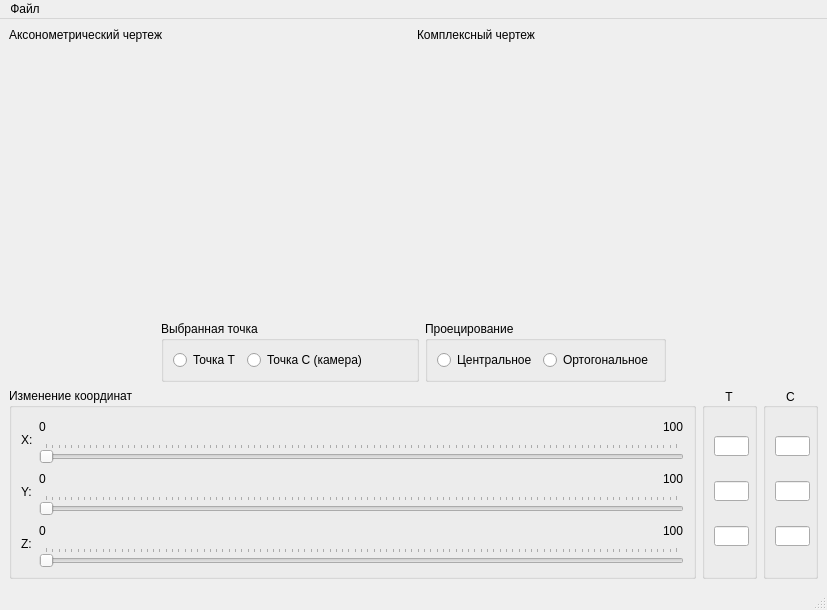
<?xml version="1.0" encoding="UTF-8"?>
<ui version="4.0">
 <class>MainWindow</class>
 <widget class="QMainWindow" name="MainWindow">
  <property name="geometry">
   <rect>
    <x>0</x>
    <y>0</y>
    <width>827</width>
    <height>610</height>
   </rect>
  </property>
  <property name="windowTitle">
   <string>Афинные преобразования и аксонометрическое изображение точки</string>
  </property>
  <property name="unifiedTitleAndToolBarOnMac">
   <bool>false</bool>
  </property>
  <widget class="QWidget" name="centralwidget">
   <layout class="QGridLayout" name="gridLayout">
    <item row="0" column="0">
     <layout class="QHBoxLayout" name="horizontalLayout">
      <item>
       <layout class="QVBoxLayout" name="verticalLayout">
        <item>
         <widget class="QLabel" name="label">
          <property name="maximumSize">
           <size>
            <width>16777215</width>
            <height>25</height>
           </size>
          </property>
          <property name="text">
           <string>Аксонометрический чертеж</string>
          </property>
         </widget>
        </item>
        <item>
         <widget class="QWidget" name="awidget" native="true">
          <property name="sizePolicy">
           <sizepolicy hsizetype="Expanding" vsizetype="Expanding">
            <horstretch>0</horstretch>
            <verstretch>0</verstretch>
           </sizepolicy>
          </property>
          <property name="minimumSize">
           <size>
            <width>0</width>
            <height>250</height>
           </size>
          </property>
         </widget>
        </item>
       </layout>
      </item>
      <item>
       <layout class="QVBoxLayout" name="verticalLayout_2">
        <item>
         <widget class="QLabel" name="label_2">
          <property name="maximumSize">
           <size>
            <width>16777215</width>
            <height>25</height>
           </size>
          </property>
          <property name="text">
           <string>Комплексный чертеж</string>
          </property>
         </widget>
        </item>
        <item>
         <widget class="QWidget" name="cwidget" native="true">
          <property name="sizePolicy">
           <sizepolicy hsizetype="Expanding" vsizetype="Expanding">
            <horstretch>0</horstretch>
            <verstretch>0</verstretch>
           </sizepolicy>
          </property>
          <property name="minimumSize">
           <size>
            <width>0</width>
            <height>250</height>
           </size>
          </property>
         </widget>
        </item>
       </layout>
      </item>
     </layout>
    </item>
    <item row="1" column="0">
     <layout class="QHBoxLayout" name="horizontalLayout_4">
      <item>
       <spacer name="horizontalSpacer_3">
        <property name="orientation">
         <enum>Qt::Horizontal</enum>
        </property>
        <property name="sizeHint" stdset="0">
         <size>
          <width>40</width>
          <height>20</height>
         </size>
        </property>
       </spacer>
      </item>
      <item>
       <widget class="QGroupBox" name="groupBox_2">
        <property name="title">
         <string>Выбранная точка</string>
        </property>
        <layout class="QHBoxLayout" name="horizontalLayout_2">
         <item>
          <widget class="QRadioButton" name="radioT">
           <property name="text">
            <string>Точка T</string>
           </property>
          </widget>
         </item>
         <item>
          <widget class="QRadioButton" name="radioC">
           <property name="text">
            <string>Точка C (камера)</string>
           </property>
          </widget>
         </item>
         <item>
          <spacer name="horizontalSpacer">
           <property name="orientation">
            <enum>Qt::Horizontal</enum>
           </property>
           <property name="sizeHint" stdset="0">
            <size>
             <width>40</width>
             <height>20</height>
            </size>
           </property>
          </spacer>
         </item>
        </layout>
       </widget>
      </item>
      <item>
       <widget class="QGroupBox" name="groupBox_3">
        <property name="title">
         <string>Проецирование</string>
        </property>
        <layout class="QHBoxLayout" name="horizontalLayout_3">
         <item>
          <widget class="QRadioButton" name="radioCentral">
           <property name="text">
            <string>Центральное</string>
           </property>
          </widget>
         </item>
         <item>
          <widget class="QRadioButton" name="radioOrhogonal">
           <property name="text">
            <string>Ортогональное</string>
           </property>
          </widget>
         </item>
        </layout>
       </widget>
      </item>
      <item>
       <spacer name="horizontalSpacer_2">
        <property name="orientation">
         <enum>Qt::Horizontal</enum>
        </property>
        <property name="sizeHint" stdset="0">
         <size>
          <width>40</width>
          <height>20</height>
         </size>
        </property>
       </spacer>
      </item>
     </layout>
    </item>
    <item row="2" column="0">
     <layout class="QHBoxLayout" name="horizontalLayout_6">
      <item>
       <widget class="QGroupBox" name="groupBox_5">
        <property name="title">
         <string>Изменение координат</string>
        </property>
        <layout class="QHBoxLayout" name="horizontalLayout_5">
         <item>
          <layout class="QVBoxLayout" name="verticalLayout_15">
           <item>
            <widget class="QLabel" name="label_20">
             <property name="text">
              <string>X:</string>
             </property>
            </widget>
           </item>
           <item>
            <widget class="QLabel" name="label_21">
             <property name="text">
              <string>Y:</string>
             </property>
            </widget>
           </item>
           <item>
            <widget class="QLabel" name="label_22">
             <property name="text">
              <string>Z:</string>
             </property>
            </widget>
           </item>
          </layout>
         </item>
         <item>
          <layout class="QVBoxLayout" name="verticalLayout_10">
           <item>
            <layout class="QVBoxLayout" name="verticalLayout_11">
             <item>
              <layout class="QHBoxLayout" name="horizontalLayout_11">
               <item>
                <widget class="QLabel" name="label_18">
                 <property name="text">
                  <string>0</string>
                 </property>
                 <property name="alignment">
                  <set>Qt::AlignLeading|Qt::AlignLeft|Qt::AlignVCenter</set>
                 </property>
                </widget>
               </item>
               <item>
                <spacer name="horizontalSpacer_10">
                 <property name="orientation">
                  <enum>Qt::Horizontal</enum>
                 </property>
                 <property name="sizeHint" stdset="0">
                  <size>
                   <width>40</width>
                   <height>20</height>
                  </size>
                 </property>
                </spacer>
               </item>
               <item>
                <widget class="QLabel" name="label_19">
                 <property name="text">
                  <string>100</string>
                 </property>
                </widget>
               </item>
              </layout>
             </item>
             <item>
              <widget class="QSlider" name="xSlider">
               <property name="minimumSize">
                <size>
                 <width>250</width>
                 <height>0</height>
                </size>
               </property>
               <property name="minimum">
                <number>0</number>
               </property>
               <property name="maximum">
                <number>100</number>
               </property>
               <property name="orientation">
                <enum>Qt::Horizontal</enum>
               </property>
               <property name="invertedAppearance">
                <bool>false</bool>
               </property>
               <property name="invertedControls">
                <bool>false</bool>
               </property>
               <property name="tickPosition">
                <enum>QSlider::TicksAbove</enum>
               </property>
              </widget>
             </item>
            </layout>
           </item>
           <item>
            <layout class="QVBoxLayout" name="verticalLayout_16">
             <item>
              <layout class="QHBoxLayout" name="horizontalLayout_12">
               <item>
                <widget class="QLabel" name="label_23">
                 <property name="text">
                  <string>0</string>
                 </property>
                 <property name="alignment">
                  <set>Qt::AlignLeading|Qt::AlignLeft|Qt::AlignVCenter</set>
                 </property>
                </widget>
               </item>
               <item>
                <spacer name="horizontalSpacer_11">
                 <property name="orientation">
                  <enum>Qt::Horizontal</enum>
                 </property>
                 <property name="sizeHint" stdset="0">
                  <size>
                   <width>40</width>
                   <height>20</height>
                  </size>
                 </property>
                </spacer>
               </item>
               <item>
                <widget class="QLabel" name="label_24">
                 <property name="text">
                  <string>100</string>
                 </property>
                </widget>
               </item>
              </layout>
             </item>
             <item>
              <widget class="QSlider" name="ySlider">
               <property name="minimumSize">
                <size>
                 <width>250</width>
                 <height>0</height>
                </size>
               </property>
               <property name="minimum">
                <number>0</number>
               </property>
               <property name="maximum">
                <number>100</number>
               </property>
               <property name="orientation">
                <enum>Qt::Horizontal</enum>
               </property>
               <property name="invertedAppearance">
                <bool>false</bool>
               </property>
               <property name="invertedControls">
                <bool>false</bool>
               </property>
               <property name="tickPosition">
                <enum>QSlider::TicksAbove</enum>
               </property>
              </widget>
             </item>
            </layout>
           </item>
           <item>
            <layout class="QVBoxLayout" name="verticalLayout_17">
             <item>
              <layout class="QHBoxLayout" name="horizontalLayout_13">
               <item>
                <widget class="QLabel" name="label_25">
                 <property name="text">
                  <string>0</string>
                 </property>
                 <property name="alignment">
                  <set>Qt::AlignLeading|Qt::AlignLeft|Qt::AlignVCenter</set>
                 </property>
                </widget>
               </item>
               <item>
                <spacer name="horizontalSpacer_12">
                 <property name="orientation">
                  <enum>Qt::Horizontal</enum>
                 </property>
                 <property name="sizeHint" stdset="0">
                  <size>
                   <width>40</width>
                   <height>20</height>
                  </size>
                 </property>
                </spacer>
               </item>
               <item>
                <widget class="QLabel" name="label_26">
                 <property name="text">
                  <string>100</string>
                 </property>
                </widget>
               </item>
              </layout>
             </item>
             <item>
              <widget class="QSlider" name="zSlider">
               <property name="minimumSize">
                <size>
                 <width>250</width>
                 <height>0</height>
                </size>
               </property>
               <property name="minimum">
                <number>0</number>
               </property>
               <property name="maximum">
                <number>100</number>
               </property>
               <property name="orientation">
                <enum>Qt::Horizontal</enum>
               </property>
               <property name="invertedAppearance">
                <bool>false</bool>
               </property>
               <property name="invertedControls">
                <bool>false</bool>
               </property>
               <property name="tickPosition">
                <enum>QSlider::TicksAbove</enum>
               </property>
              </widget>
             </item>
            </layout>
           </item>
          </layout>
         </item>
        </layout>
       </widget>
      </item>
      <item>
       <widget class="QGroupBox" name="groupBox">
        <property name="minimumSize">
         <size>
          <width>55</width>
          <height>0</height>
         </size>
        </property>
        <property name="maximumSize">
         <size>
          <width>55</width>
          <height>16777215</height>
         </size>
        </property>
        <property name="title">
         <string>T</string>
        </property>
        <property name="alignment">
         <set>Qt::AlignCenter</set>
        </property>
        <property name="flat">
         <bool>true</bool>
        </property>
        <property name="checkable">
         <bool>false</bool>
        </property>
        <layout class="QVBoxLayout" name="verticalLayout_3">
         <item>
          <widget class="QLineEdit" name="xTField">
           <property name="minimumSize">
            <size>
             <width>35</width>
             <height>20</height>
            </size>
           </property>
           <property name="maximumSize">
            <size>
             <width>35</width>
             <height>20</height>
            </size>
           </property>
           <property name="alignment">
            <set>Qt::AlignCenter</set>
           </property>
           <property name="readOnly">
            <bool>true</bool>
           </property>
          </widget>
         </item>
         <item>
          <widget class="QLineEdit" name="yTField">
           <property name="minimumSize">
            <size>
             <width>35</width>
             <height>20</height>
            </size>
           </property>
           <property name="maximumSize">
            <size>
             <width>35</width>
             <height>20</height>
            </size>
           </property>
           <property name="alignment">
            <set>Qt::AlignCenter</set>
           </property>
           <property name="readOnly">
            <bool>true</bool>
           </property>
          </widget>
         </item>
         <item>
          <widget class="QLineEdit" name="zTField">
           <property name="minimumSize">
            <size>
             <width>35</width>
             <height>20</height>
            </size>
           </property>
           <property name="maximumSize">
            <size>
             <width>35</width>
             <height>20</height>
            </size>
           </property>
           <property name="alignment">
            <set>Qt::AlignCenter</set>
           </property>
           <property name="readOnly">
            <bool>true</bool>
           </property>
          </widget>
         </item>
        </layout>
       </widget>
      </item>
      <item>
       <widget class="QGroupBox" name="groupBox_4">
        <property name="minimumSize">
         <size>
          <width>55</width>
          <height>55</height>
         </size>
        </property>
        <property name="maximumSize">
         <size>
          <width>55</width>
          <height>16777215</height>
         </size>
        </property>
        <property name="title">
         <string>C</string>
        </property>
        <property name="alignment">
         <set>Qt::AlignCenter</set>
        </property>
        <property name="flat">
         <bool>true</bool>
        </property>
        <layout class="QVBoxLayout" name="verticalLayout_4">
         <item>
          <widget class="QLineEdit" name="xCField">
           <property name="minimumSize">
            <size>
             <width>35</width>
             <height>20</height>
            </size>
           </property>
           <property name="maximumSize">
            <size>
             <width>35</width>
             <height>20</height>
            </size>
           </property>
           <property name="alignment">
            <set>Qt::AlignCenter</set>
           </property>
           <property name="readOnly">
            <bool>true</bool>
           </property>
          </widget>
         </item>
         <item>
          <widget class="QLineEdit" name="yCField">
           <property name="minimumSize">
            <size>
             <width>35</width>
             <height>20</height>
            </size>
           </property>
           <property name="maximumSize">
            <size>
             <width>35</width>
             <height>20</height>
            </size>
           </property>
           <property name="alignment">
            <set>Qt::AlignCenter</set>
           </property>
           <property name="readOnly">
            <bool>true</bool>
           </property>
          </widget>
         </item>
         <item>
          <widget class="QLineEdit" name="zCField">
           <property name="minimumSize">
            <size>
             <width>35</width>
             <height>20</height>
            </size>
           </property>
           <property name="maximumSize">
            <size>
             <width>35</width>
             <height>20</height>
            </size>
           </property>
           <property name="alignment">
            <set>Qt::AlignCenter</set>
           </property>
           <property name="readOnly">
            <bool>true</bool>
           </property>
          </widget>
         </item>
        </layout>
       </widget>
      </item>
     </layout>
    </item>
   </layout>
  </widget>
  <widget class="QMenuBar" name="menubar">
   <property name="geometry">
    <rect>
     <x>0</x>
     <y>0</y>
     <width>827</width>
     <height>21</height>
    </rect>
   </property>
   <widget class="QMenu" name="menu">
    <property name="title">
     <string>Файл</string>
    </property>
    <addaction name="actionExit"/>
   </widget>
   <addaction name="menu"/>
  </widget>
  <widget class="QStatusBar" name="statusbar"/>
  <action name="actionExit">
   <property name="text">
    <string>Выход</string>
   </property>
  </action>
 </widget>
 <resources/>
 <connections>
  <connection>
   <sender>xSlider</sender>
   <signal>valueChanged(int)</signal>
   <receiver>MainWindow</receiver>
   <slot>on_x_changed(int)</slot>
   <hints>
    <hint type="sourcelabel">
     <x>395</x>
     <y>435</y>
    </hint>
    <hint type="destinationlabel">
     <x>447</x>
     <y>304</y>
    </hint>
   </hints>
  </connection>
  <connection>
   <sender>ySlider</sender>
   <signal>valueChanged(int)</signal>
   <receiver>MainWindow</receiver>
   <slot>on_y_changed(int)</slot>
   <hints>
    <hint type="sourcelabel">
     <x>395</x>
     <y>495</y>
    </hint>
    <hint type="destinationlabel">
     <x>447</x>
     <y>304</y>
    </hint>
   </hints>
  </connection>
  <connection>
   <sender>zSlider</sender>
   <signal>valueChanged(int)</signal>
   <receiver>MainWindow</receiver>
   <slot>on_z_changed(int)</slot>
   <hints>
    <hint type="sourcelabel">
     <x>395</x>
     <y>555</y>
    </hint>
    <hint type="destinationlabel">
     <x>447</x>
     <y>304</y>
    </hint>
   </hints>
  </connection>
  <connection>
   <sender>radioT</sender>
   <signal>clicked()</signal>
   <receiver>MainWindow</receiver>
   <slot>on_radio_t_clicked()</slot>
   <hints>
    <hint type="sourcelabel">
     <x>253</x>
     <y>342</y>
    </hint>
    <hint type="destinationlabel">
     <x>447</x>
     <y>304</y>
    </hint>
   </hints>
  </connection>
  <connection>
   <sender>radioC</sender>
   <signal>clicked()</signal>
   <receiver>MainWindow</receiver>
   <slot>on_radio_c_clicked()</slot>
   <hints>
    <hint type="sourcelabel">
     <x>345</x>
     <y>342</y>
    </hint>
    <hint type="destinationlabel">
     <x>447</x>
     <y>304</y>
    </hint>
   </hints>
  </connection>
  <connection>
   <sender>radioCentral</sender>
   <signal>clicked()</signal>
   <receiver>MainWindow</receiver>
   <slot>on_radio_central_clicked()</slot>
   <hints>
    <hint type="sourcelabel">
     <x>518</x>
     <y>342</y>
    </hint>
    <hint type="destinationlabel">
     <x>447</x>
     <y>304</y>
    </hint>
   </hints>
  </connection>
  <connection>
   <sender>radioOrhogonal</sender>
   <signal>clicked()</signal>
   <receiver>MainWindow</receiver>
   <slot>on_radio_orthogonal_clicked()</slot>
   <hints>
    <hint type="sourcelabel">
     <x>620</x>
     <y>342</y>
    </hint>
    <hint type="destinationlabel">
     <x>447</x>
     <y>304</y>
    </hint>
   </hints>
  </connection>
  <connection>
   <sender>actionExit</sender>
   <signal>triggered()</signal>
   <receiver>MainWindow</receiver>
   <slot>close()</slot>
   <hints>
    <hint type="sourcelabel">
     <x>-1</x>
     <y>-1</y>
    </hint>
    <hint type="destinationlabel">
     <x>413</x>
     <y>304</y>
    </hint>
   </hints>
  </connection>
 </connections>
 <slots>
  <slot>on_x_changed(int)</slot>
  <slot>on_y_changed(int)</slot>
  <slot>on_z_changed(int)</slot>
  <slot>on_radio_t_clicked()</slot>
  <slot>on_radio_c_clicked()</slot>
  <slot>on_radio_central_clicked()</slot>
  <slot>on_radio_orthogonal_clicked()</slot>
 </slots>
</ui>
